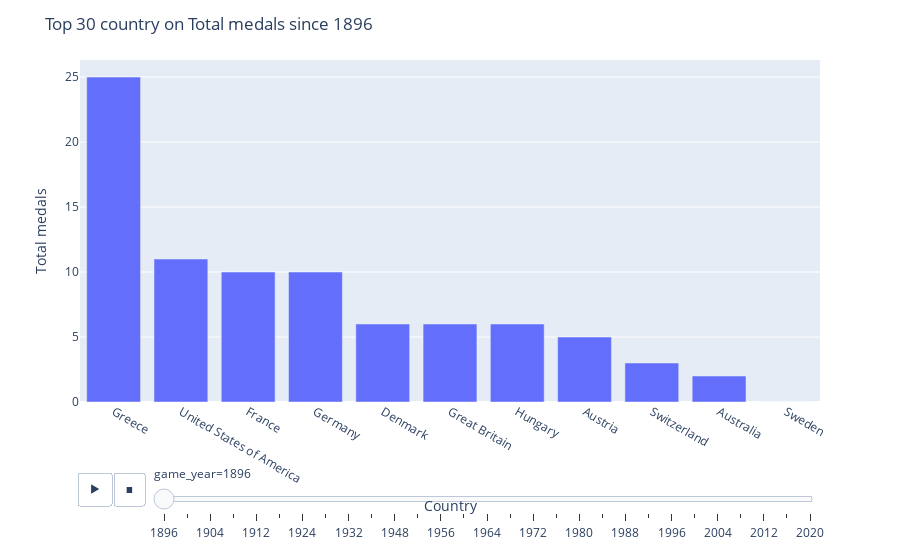

The notebook cell saved with this chart:
### Code cell
fig = px.bar(df_top30, 
             x="country_name", 
             y="total_medals", 
             animation_frame="game_year", 
             hover_name="country_name")

fig.update_layout(
        title="Top 30 country on Total medals since 1896",
        xaxis_title="Country",
        yaxis_title="Total medals",
        showlegend=False)

### Figure 1 — Plotly figure (JSON) as saved in the notebook; plotly's stock layout.template omitted (floating-point values rounded to 4 significant figures)
{"data": [{"alignmentgroup": "True", "hovertemplate": "<b>%{hovertext}</b><br><br>game_year=1896<br>country_name=%{x}<br>total_medals=%{y}<extra></extra>", "hovertext": ["Greece", "United States of America", "France", "Germany", "Denmark", "Great Britain", "Hungary", "Austria", "Switzerland", "Australia", "Sweden"], "legendgroup": "", "marker": {"color": "#636efa", "pattern": {"shape": ""}}, "name": "", "offsetgroup": "", "orientation": "v", "showlegend": false, "textposition": "auto", "type": "bar", "x": ["Greece", "United States of America", "France", "Germany", "Denmark", "Great Britain", "Hungary", "Austria", "Switzerland", "Australia", "Sweden"], "xaxis": "x", "y": [25, 11, 10, 10, 6, 6, 6, 5, 3, 2, 0], "yaxis": "y"}], "layout": {"barmode": "relative", "legend": {"tracegroupgap": 0}, "margin": {"t": 60}, "showlegend": false, "sliders": [{"active": 0, "currentvalue": {"prefix": "game_year="}, "len": 0.9, "pad": {"b": 10, "t": 60}, "steps": [{"args": [["1896"], {"frame": {"duration": 0, "redraw": true}, "fromcurrent": true, "mode": "immediate", "transition": {"duration": 0, "easing": "linear"}}], "label": "1896", "method": "animate"}, {"args": [["1900"], {"frame": {"duration": 0, "redraw": true}, "fromcurrent": true, "mode": "immediate", "transition": {"duration": 0, "easing": "linear"}}], "label": "1900", "method": "animate"}, {"args": [["1904"], {"frame": {"duration": 0, "redraw": true}, "fromcurrent": true, "mode": "immediate", "transition": {"duration": 0, "easing": "linear"}}], "label": "1904", "method": "animate"}, {"args": [["1908"], {"frame": {"duration": 0, "redraw": true}, "fromcurrent": true, "mode": "immediate", "transition": {"duration": 0, "easing": "linear"}}], "label": "1908", "method": "animate"}, {"args": [["1912"], {"frame": {"duration": 0, "redraw": true}, "fromcurrent": true, "mode": "immediate", "transition": {"duration": 0, "easing": "linear"}}], "label": "1912", "method": "animate"}, {"args": [["1920"], {"frame": {"duration": 0, "redraw": true}, "fromcurrent": true, "mode": "immediate", "transition": {"duration": 0, "easing": "linear"}}], "label": "1920", "method": "animate"}, {"args": [["1924"], {"frame": {"duration": 0, "redraw": true}, "fromcurrent": true, "mode": "immediate", "transition": {"duration": 0, "easing": "linear"}}], "label": "1924", "method": "animate"}, {"args": [["1928"], {"frame": {"duration": 0, "redraw": true}, "fromcurrent": true, "mode": "immediate", "transition": {"duration": 0, "easing": "linear"}}], "label": "1928", "method": "animate"}, {"args": [["1932"], {"frame": {"duration": 0, "redraw": true}, "fromcurrent": true, "mode": "immediate", "transition": {"duration": 0, "easing": "linear"}}], "label": "1932", "method": "animate"}, {"args": [["1936"], {"frame": {"duration": 0, "redraw": true}, "fromcurrent": true, "mode": "immediate", "transition": {"duration": 0, "easing": "linear"}}], "label": "1936", "method": "animate"}, {"args": [["1948"], {"frame": {"duration": 0, "redraw": true}, "fromcurrent": true, "mode": "immediate", "transition": {"duration": 0, "easing": "linear"}}], "label": "1948", "method": "animate"}, {"args": [["1952"], {"frame": {"duration": 0, "redraw": true}, "fromcurrent": true, "mode": "immediate", "transition": {"duration": 0, "easing": "linear"}}], "label": "1952", "method": "animate"}, {"args": [["1956"], {"frame": {"duration": 0, "redraw": true}, "fromcurrent": true, "mode": "immediate", "transition": {"duration": 0, "easing": "linear"}}], "label": "1956", "method": "animate"}, {"args": [["1960"], {"frame": {"duration": 0, "redraw": true}, "fromcurrent": true, "mode": "immediate", "transition": {"duration": 0, "easing": "linear"}}], "label": "1960", "method": "animate"}, {"args": [["1964"], {"frame": {"duration": 0, "redraw": true}, "fromcurrent": true, "mode": "immediate", "transition": {"duration": 0, "easing": "linear"}}], "label": "1964", "method": "animate"}, {"args": [["1968"], {"frame": {"duration": 0, "redraw": true}, "fromcurrent": true, "mode": "immediate", "transition": {"duration": 0, "easing": "linear"}}], "label": "1968", "method": "animate"}, {"args": [["1972"], {"frame": {"duration": 0, "redraw": true}, "fromcurrent": true, "mode": "immediate", "transition": {"duration": 0, "easing": "linear"}}], "label": "1972", "method": "animate"}, {"args": [["1976"], {"frame": {"duration": 0, "redraw": true}, "fromcurrent": true, "mode": "immediate", "transition": {"duration": 0, "easing": "linear"}}], "label": "1976", "method": "animate"}, {"args": [["1980"], {"frame": {"duration": 0, "redraw": true}, "fromcurrent": true, "mode": "immediate", "transition": {"duration": 0, "easing": "linear"}}], "label": "1980", "method": "animate"}, {"args": [["1984"], {"frame": {"duration": 0, "redraw": true}, "fromcurrent": true, "mode": "immediate", "transition": {"duration": 0, "easing": "linear"}}], "label": "1984", "method": "animate"}, {"args": [["1988"], {"frame": {"duration": 0, "redraw": true}, "fromcurrent": true, "mode": "immediate", "transition": {"duration": 0, "easing": "linear"}}], "label": "1988", "method": "animate"}, {"args": [["1992"], {"frame": {"duration": 0, "redraw": true}, "fromcurrent": true, "mode": "immediate", "transition": {"duration": 0, "easing": "linear"}}], "label": "1992", "method": "animate"}, {"args": [["1996"], {"frame": {"duration": 0, "redraw": true}, "fromcurrent": true, "mode": "immediate", "transition": {"duration": 0, "easing": "linear"}}], "label": "1996", "method": "animate"}, {"args": [["2000"], {"frame": {"duration": 0, "redraw": true}, "fromcurrent": true, "mode": "immediate", "transition": {"duration": 0, "easing": "linear"}}], "label": "2000", "method": "animate"}, {"args": [["2004"], {"frame": {"duration": 0, "redraw": true}, "fromcurrent": true, "mode": "immediate", "transition": {"duration": 0, "easing": "linear"}}], "label": "2004", "method": "animate"}, {"args": [["2008"], {"frame": {"duration": 0, "redraw": true}, "fromcurrent": true, "mode": "immediate", "transition": {"duration": 0, "easing": "linear"}}], "label": "2008", "method": "animate"}, {"args": [["2012"], {"frame": {"duration": 0, "redraw": true}, "fromcurrent": true, "mode": "immediate", "transition": {"duration": 0, "easing": "linear"}}], "label": "2012", "method": "animate"}, {"args": [["2016"], {"frame": {"duration": 0, "redraw": true}, "fromcurrent": true, "mode": "immediate", "transition": {"duration": 0, "easing": "linear"}}], "label": "2016", "method": "animate"}, {"args": [["2020"], {"frame": {"duration": 0, "redraw": true}, "fromcurrent": true, "mode": "immediate", "transition": {"duration": 0, "easing": "linear"}}], "label": "2020", "method": "animate"}], "x": 0.1, "xanchor": "left", "y": 0, "yanchor": "top"}], "title": {"text": "Top 30 country on Total medals since 1896"}, "updatemenus": [{"buttons": [{"args": [null, {"frame": {"duration": 500, "redraw": true}, "fromcurrent": true, "mode": "immediate", "transition": {"duration": 500, "easing": "linear"}}], "label": "&#9654;", "method": "animate"}, {"args": [[null], {"frame": {"duration": 0, "redraw": true}, "fromcurrent": true, "mode": "immediate", "transition": {"duration": 0, "easing": "linear"}}], "label": "&#9724;", "method": "animate"}], "direction": "left", "pad": {"r": 10, "t": 70}, "showactive": false, "type": "buttons", "x": 0.1, "xanchor": "right", "y": 0, "yanchor": "top"}], "xaxis": {"anchor": "y", "domain": [0, 1], "title": {"text": "Country"}}, "yaxis": {"anchor": "x", "domain": [0, 1], "title": {"text": "Total medals"}}}}
